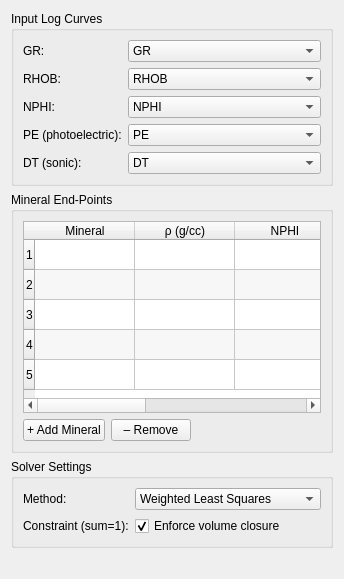
           <widget class="QWidget" name="scrollMMContents">
            <layout class="QVBoxLayout"><property name="spacing"><number>6</number></property>
             <item>
              <widget class="QGroupBox"><property name="title"><string>Input Log Curves</string></property>
               <layout class="QFormLayout">
                <item row="0" column="0"><widget class="QLabel"><property name="text"><string>GR:</string></property></widget></item>
                <item row="0" column="1"><widget class="QComboBox" name="comboMMGR"><item><property name="text"><string>GR</string></property></item></widget></item>
                <item row="1" column="0"><widget class="QLabel"><property name="text"><string>RHOB:</string></property></widget></item>
                <item row="1" column="1"><widget class="QComboBox" name="comboMMRHOB"><item><property name="text"><string>RHOB</string></property></item></widget></item>
                <item row="2" column="0"><widget class="QLabel"><property name="text"><string>NPHI:</string></property></widget></item>
                <item row="2" column="1"><widget class="QComboBox" name="comboMMNPHI"><item><property name="text"><string>NPHI</string></property></item></widget></item>
                <item row="3" column="0"><widget class="QLabel"><property name="text"><string>PE (photoelectric):</string></property></widget></item>
                <item row="3" column="1"><widget class="QComboBox" name="comboMMPE"><item><property name="text"><string>PE</string></property></item><item><property name="text"><string>N/A</string></property></item></widget></item>
                <item row="4" column="0"><widget class="QLabel"><property name="text"><string>DT (sonic):</string></property></widget></item>
                <item row="4" column="1"><widget class="QComboBox" name="comboMMDT"><item><property name="text"><string>DT</string></property></item><item><property name="text"><string>N/A</string></property></item></widget></item>
               </layout>
              </widget>
             </item>
             <item>
              <widget class="QGroupBox"><property name="title"><string>Mineral End-Points</string></property>
               <layout class="QVBoxLayout">
                <item>
                 <widget class="QTableWidget" name="tableMMEndPoints">
                  <property name="alternatingRowColors"><bool>true</bool></property>
                  <property name="rowCount"><number>5</number></property>
                  <property name="columnCount"><number>5</number></property>
                  <column><property name="text"><string>Mineral</string></property></column>
                  <column><property name="text"><string>ρ (g/cc)</string></property></column>
                  <column><property name="text"><string>NPHI</string></property></column>
                  <column><property name="text"><string>PE (b/e)</string></property></column>
                  <column><property name="text"><string>GR (API)</string></property></column>
                 </widget>
                </item>
                <item>
                 <layout class="QHBoxLayout">
                  <item><widget class="QPushButton" name="btnMMAddMineral"><property name="text"><string>+ Add Mineral</string></property></widget></item>
                  <item><widget class="QPushButton" name="btnMMRemoveMineral"><property name="text"><string>– Remove</string></property></widget></item>
                  <item><spacer><property name="orientation"><enum>Qt::Horizontal</enum></property><property name="sizeHint" stdset="0"><size><width>40</width><height>20</height></size></property></spacer></item>
                 </layout>
                </item>
               </layout>
              </widget>
             </item>
             <item>
              <widget class="QGroupBox"><property name="title"><string>Solver Settings</string></property>
               <layout class="QFormLayout">
                <item row="0" column="0"><widget class="QLabel"><property name="text"><string>Method:</string></property></widget></item>
                <item row="0" column="1"><widget class="QComboBox" name="comboMMSolver"><item><property name="text"><string>Weighted Least Squares</string></property></item><item><property name="text"><string>Non-negative Least Squares</string></property></item><item><property name="text"><string>Probabilistic (Monte Carlo)</string></property></item></widget></item>
                <item row="1" column="0"><widget class="QLabel"><property name="text"><string>Constraint (sum=1):</string></property></widget></item>
                <item row="1" column="1"><widget class="QCheckBox" name="checkMMConstraint"><property name="text"><string>Enforce volume closure</string></property><property name="checked"><bool>true</bool></property></widget></item>
               </layout>
              </widget>
             </item>
             <item><spacer><property name="orientation"><enum>Qt::Vertical</enum></property><property name="sizeHint" stdset="0"><size><width>20</width><height>20</height></size></property></spacer></item>
            </layout>
           </widget>
